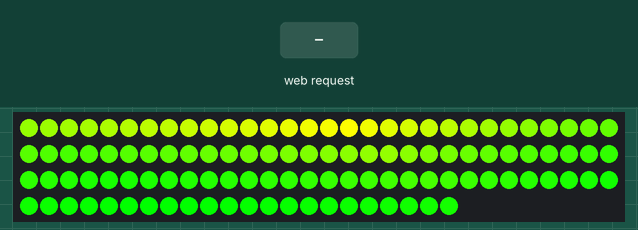
This sketch was run on a simulated ESP8266 (NodeMCU). Shown: 112 RGB LEDs in strip order, left to right, continuing on the next row. The test bench sets the inputs (shaded band). WiFi joins after 1.5 s; servers stay silent unless stated; what the sketch prints to the serial monitor is not drawn.

Above: at 3.2 s.
3.3 s: HTTP request GET /hue1 received
At 4.3 s:
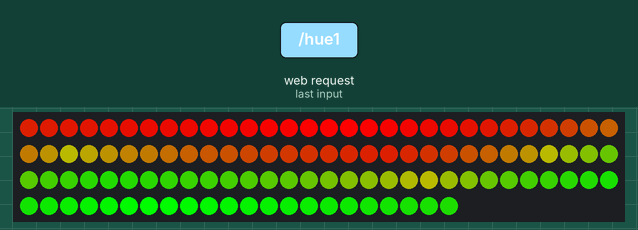
4.8 s: HTTP request GET /hue2 received
At 5.4 s:
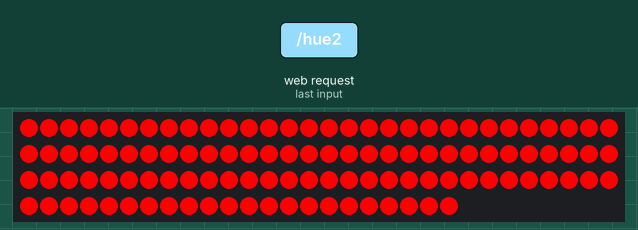
6.3 s: HTTP request GET /brightness received
At 7.8 s:
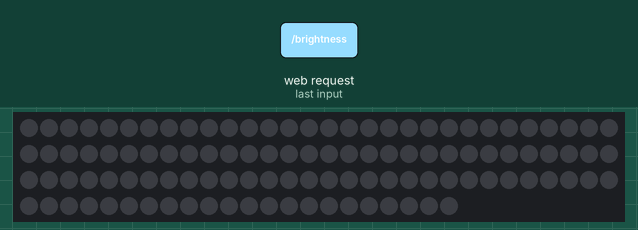
Timing chart, 0 to 9.3 s (numbered marks = the images above; inputs shaded):
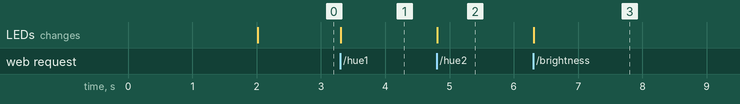

The sketch:

TriLED.ino
```cpp
#include "lamp.h"
#include "wifi.h"

void setup() {
  setup_wifi();
  setup_lamp();
}

void loop() {
  loop_wifi();
  loop_lamp();
}
```

lamp.cpp
```cpp
#include "lamp.h"

#define FASTLED_INTERNAL  // disable pragma messages
#include "FastLED.h"

int hue1 = 60;
int hue2 = 120;
float brightness = 1.0;

union color {
  struct {
    float r, g, b;
  };
  float arr[3];
};

const int LED_PIN = 14;
const int SECTIONS = 7;
const int SECTION_SIZE = 16;
const int LED_NUM = SECTION_SIZE * SECTIONS;
const float LAMP_LEN = 0.5f + 0.5f * (SECTIONS / 2);

CRGB leds[LED_NUM];

long crgb(color c) {
  return ((long)(c.r * 255) << 16) + ((long)(c.g * 255) << 8) + (long)(c.b * 255);
}
color hsv(float h, float s, float v) {
  float c = v * s;
  float x = c * (1 - fabs(fmod(h / 60, 2) - 1));
  float m = v - c;
  c += m;
  x += m;
  switch ((int)floor(h / 60)) {
    case 0:
      return { c, x, m };
    case 1:
      return { x, c, m };
    case 2:
      return { m, c, x };
    case 3:
      return { m, x, c };
    case 4:
      return { x, m, c };
    case 5:
      return { c, m, x };
    default:
      return { 0, 0, 0 };
  }
}
float percent(float num, float of) {
  return num / of;
}
float lerp(float a, float b, float frac) {
  return a * (1 - frac) + b * frac;
}
float to_srgb(float l) {
  if (l <= 0.0031308f)
    return 12.92f * l;
  else
    return sq((l + 0.055f) / 1.055f);
}
float to_linear(float s) {
  if (s <= 0.0031308f)
    return s / 12.92f;
  else
    return (1.055f * sqrt(s)) - 0.055f;
}
color filter_color(const color& c, float (*func)(float)) {
  color r;
  for (int i = 0; i < 3; i++)
    r.arr[i] = func(c.arr[i]);
  return r;
}
color interpolate_color(const color& col1, const color& col2, float frac) {
  color lin1 = filter_color(col1, to_linear);
  color lin2 = filter_color(col2, to_linear);

  color res = {
    lerp(lin1.r, lin2.r, frac),
    lerp(lin1.g, lin2.g, frac),
    lerp(lin1.b, lin2.b, frac),
  };

  return filter_color(res, to_srgb);
}
color interpolate_simple(color col1, color col2, float frac) {
  return {
    lerp(col1.r, col2.r, frac),
    lerp(col1.g, col2.g, frac),
    lerp(col1.b, col2.b, frac)
  };
}

float section_delta(int section) {
  if (section % 2 == 0)
    return -0.5f;
  else
    return 1.0f;
}
float section_start(int section) {
  float group_start = section / 4 * 1.0f;
  float local_start;
  switch (section % 4) {
    case 0:
    case 3:
      local_start = 0.5f;
      break;
    case 1:
      local_start = 0;
      break;
    case 2:
      local_start = 1.0f;
      break;
  }
  return group_start + local_start;
}

void setup_lamp() {
  FastLED.addLeds<WS2812, LED_PIN, GRB>(leds, LED_NUM);
  FastLED.setBrightness(255);
}

void loop_lamp() {
  float s = 1;
  float v = sq(brightness);
  color col1 = hsv(hue1 % 360, s, v);
  color col2 = hsv(hue2 % 360, s, v);

  const int samples = 112;
  long gradient[samples];
  for (int i = 0; i < samples; i++) {
    float frac = i / (float)samples;
    gradient[i] = crgb(interpolate_color(col1, col2, frac));
  }
  for (int led = 0; led <= LED_NUM; led++) {
    int section = led / SECTION_SIZE;
    int local_led = led % SECTION_SIZE;
    float local_pos = percent(local_led, SECTION_SIZE);
    float pos = section_start(section) + section_delta(section) * local_pos;
    float frac = pos / LAMP_LEN;
    int i = round(frac * (samples - 1));


    leds[led] = gradient[i];
  }
  FastLED.show();
}
```

lamp.h
```cpp
#ifndef LAMP_HEADER
#define LAMP_HEADER

void setup_lamp();
void loop_lamp();

extern int hue1;
extern int hue2;
extern float brightness;

#endif
```

wifi.cpp
```cpp
#include "WString.h"
#include "wifi.h"

#include <ESP8266WiFi.h>
#include <ESP8266WebServer.h>

#include "lamp.h"

String ssid = "####";
String password = "########";

ESP8266WebServer server(80);

void handleIndex() {
  server.send(200, "text/plain", "TriLED API\n");
}
void handleHue1() {
  hue1 = server.arg("val").toInt();
  server.send(200, "text/plain", "OK\n");
}
void handleHue2() {
  hue2 = server.arg("val").toInt();
  server.send(200, "text/plain", "OK\n");
}
void handleBrightness() {
  brightness = server.arg("val").toFloat() * 0.01f;
  server.send(200, "text/plain", "OK\n");
}
void handleNotFound() {
  server.send(404, "text/plain", "404: Not found\n");
}

void setup_wifi() {
  Serial.begin(115200);
  delay(10);
  Serial.println('\n');

  WiFi.begin(ssid, password);
  Serial.printf("Connecting to %s\n", ssid);

  int i = 0;
  while (WiFi.status() != WL_CONNECTED) {
    delay(1000);
    Serial.printf("Connecting to %s: %ds\n", ssid, ++i);
  }

  Serial.printf("WiFi connected. IP address: %s\n", WiFi.localIP().toString());

  server.on("/", handleIndex);
  server.on("/hue1", handleHue1);
  server.on("/hue2", handleHue2);
  server.on("/brightness", handleBrightness);
  server.onNotFound(handleNotFound);
  server.begin();
  Serial.println("Http server started");
}

void loop_wifi() {
  server.handleClient();
}
```

wifi.h
```cpp
#ifndef WIFI_HEADER
#define WIFI_HEADER

void setup_wifi();
void loop_wifi();

#endif
```

Measured:
- after the input at 3.3 s, the LEDs: change at once (image 1)
- after the input at 4.8 s, the LEDs: change at once (image 2)
- after the input at 6.3 s, the LEDs: change at once (image 3)
